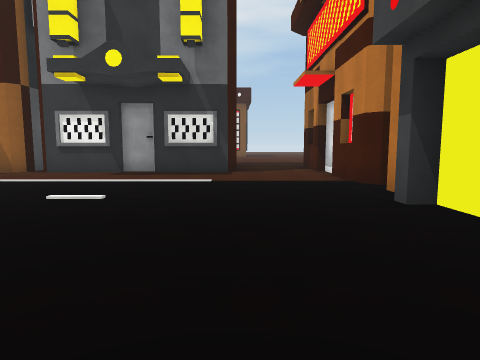
View 1 (above)

19 first-person views from a walk through a 3-D level made in the Unity game engine. The camera is 1.4 m above the floor, tilts 6° down and sees 75° across. The floor is counted in squares, 2 m on a side. Each view is taken from the middle of a square. On the plan, view 1 faces up. The plan holds only what a view shows up to about 10 squares ahead; the rest is blank. The place goes on beyond the plan. Some surface patterns are stand-ins.

View 2
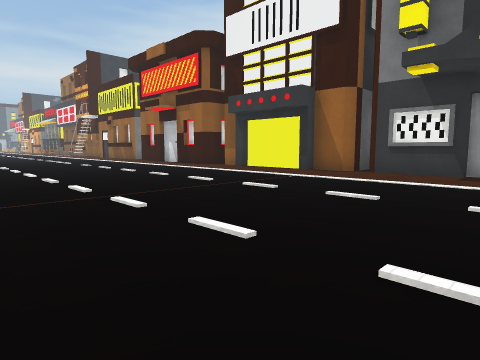

View 3
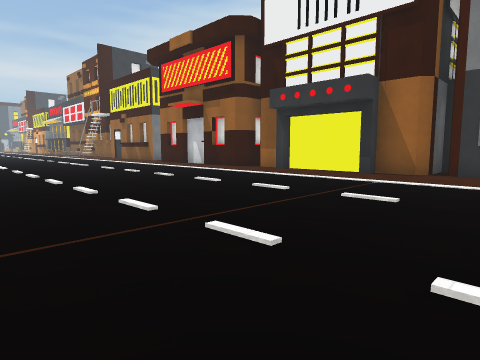

View 4
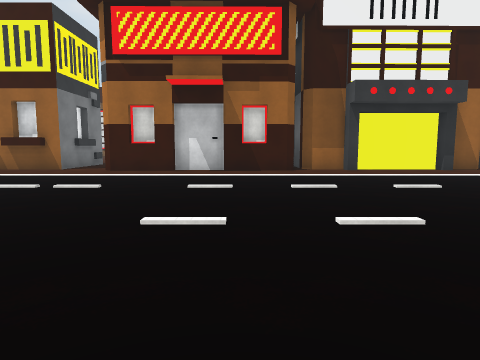

View 5
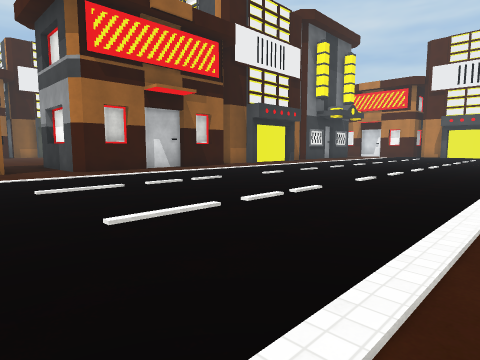

View 6
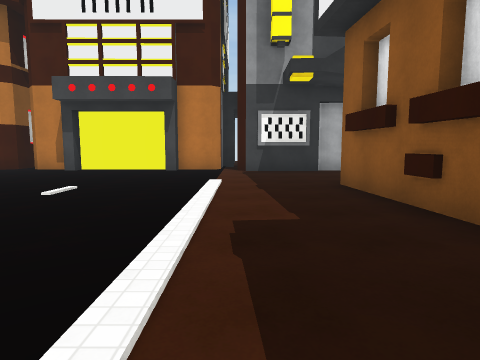

View 7
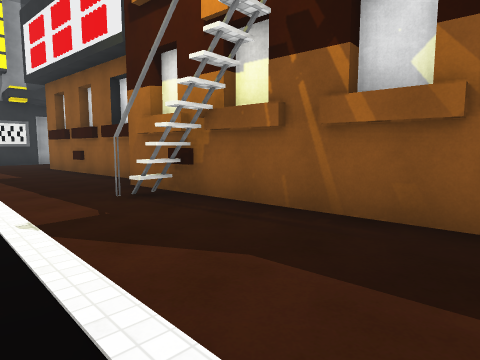

View 8
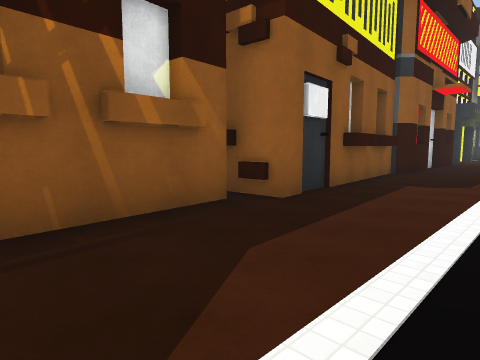

View 9
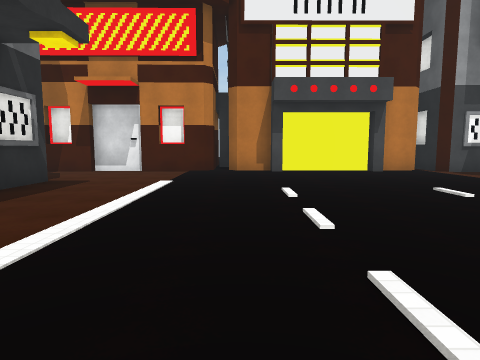

View 10
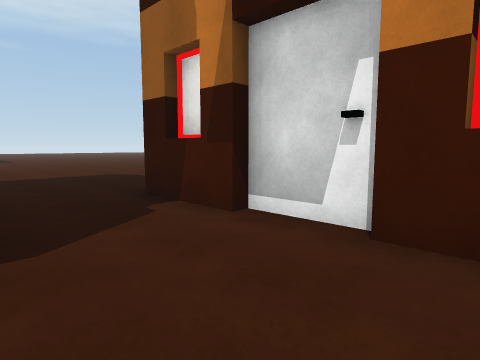

View 11
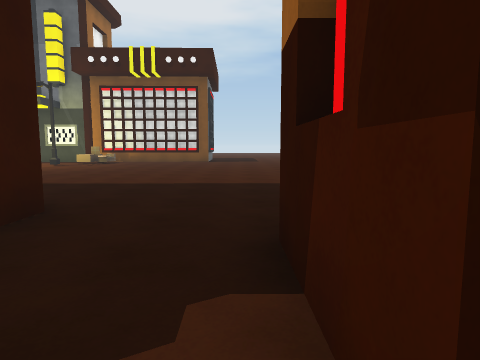

View 12
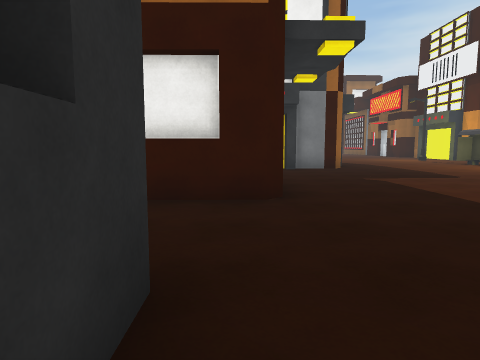

View 13
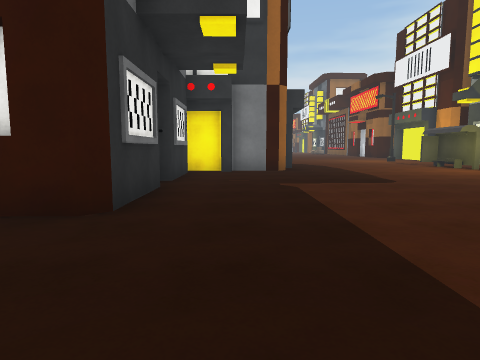

View 14
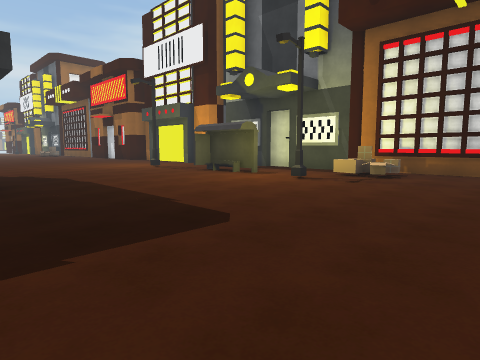

View 15
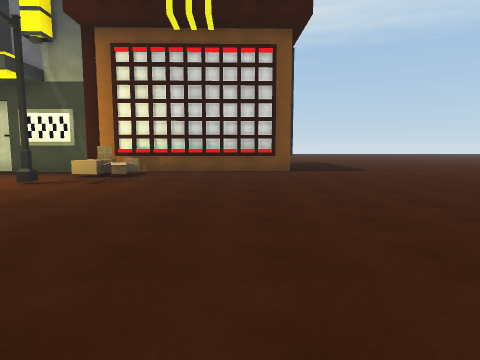

View 16
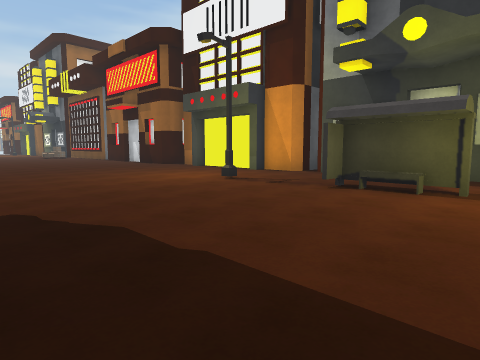

View 17
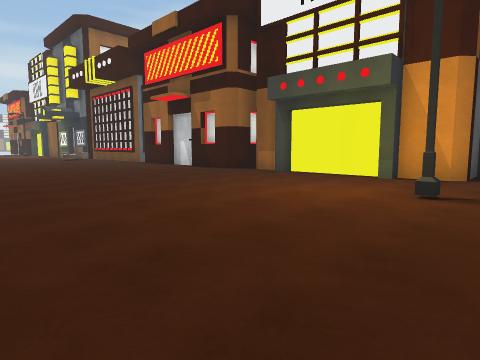

View 18
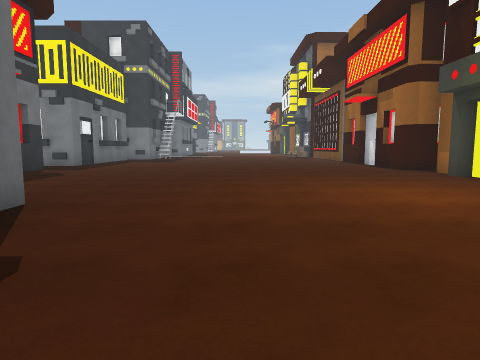

View 19
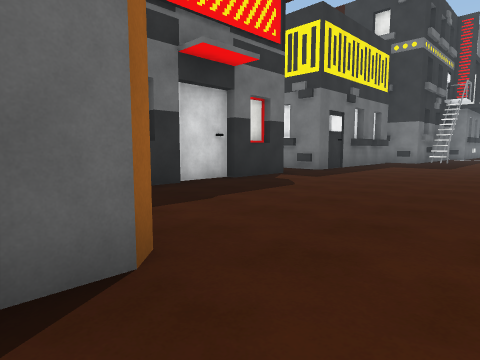

### Floor plan
Points are (right, up) in squares from view 1. A wall is a line through its corners. A room is listed if a view was taken in it or the views show most of it. See-through windows are left out.
Room 1 (views 1, 2, 3, 4, 5, 6, 7, 8, 9, 10, 11)
walls: (-8.8, -2.1) (-8.3, -2); (-9.3, -2.4) (-8.6, -2.3); (-10.3, 8.4) (-10.8, 8.4); (-9.3, -2.6) (-8.4, -2.5); (-9, -2.8) (-9, -2.1); (-9.2, -3) (-9.3, -2.1); (-7.8, 9) (-10.3, 9); (-7.5, 9) (-7.5, 8.5); (-10.7, 9) (-11.8, 9); (-12.6, 8.3) (-14.6, 8.3); (-6.2, 9.1) (-7.5, 9); (-6.1, -3.3) (-1, -2.9); (-13, -3.2) (-7.2, -2.8); (-14.5, 8.6) (-16.1, 8.6); (-6.3, 10.6) (-6.2, 9.1) (-6.6, 8.8); (-3.5, 9.1) (-5.6, 9.1) (-5.9, 9.4); (-16, 8.3) (-17.9, 8.3) (-18.1, 8.5) (-18.1, 10.4); (-2.4, 9.4) (-3.6, 9.4); (-16.5, 8.6) (-17.2, 8.5); (-16.9, -2.7) (-15.7, -2.6); (0, 9.4) (-0.3, 9.1) (-2.5, 9.1); (1.9, 1.1) (2.4, 1.1) (2.4, 3.8) (1.9, 3.8); (-18.7, -2.9) (-17.4, -2.8); (2.4, 4.1) (2.4, 5.2); (2.4, 5.8) (2.3, 7.9); (2.5, -0.2) (2.4, 0.9); (-19.6, 8.9) (-21.6, 8.9); (2.6, 6.7) (2.6, 7.4); (-0.4, 11.8) (-0.4, 10.7); (-20.1, 8.5) (-21.3, 8.5); (2.2, -2.4) (2.2, -1.2) (2.5, -0.9); (2.6, 7.9) (2.6, 9.4); (2.3, 9.3) (2.3, 11.6); (-0.1, 12.4) (-0.1, 10.7); (-21.2, -2.8) (-19.3, -2.8) (-19, -3.1) (-13.6, -2.7) (-13.5, -3.8); (2.6, 10.1) (2.6, 10.7)
low walls: (-8.7, -2.8) (-8.8, -2.1)
ways out: opening at (-19, 11) to room 2; opening at (1.5, 11.5) to room 2; opening at (0.5, -3)
Room 2 (views 12, 13, 14, 15, 16, 17, 18, 19)
walls: (-6.6, 15.5) (-6.3, 15.2) (-6.3, 13.8); (-6.3, 13.5) (-6.3, 12.4); (-12.1, 15) (-11.8, 15.4) (-11.2, 15.4); (-5.6, 12.6) (-3.5, 12.6); (-10.5, 23.7) (-10.9, 24.1); (-5.2, 23.7) (-7.5, 23.7); (-11.2, 23.9) (-11.5, 23.6) (-12.5, 23.6) (-12.5, 23.2); (-12.8, 23.6) (-15.4, 23.5) (-15.4, 23.1) (-15.8, 23.1); (-2.6, 12.6) (-0.4, 12.6) (-0.1, 12.4); (-14.6, 11.8) (-13.9, 11.8); (-15.9, 23.5) (-16.8, 23.5); (-16, 11.6) (-14.6, 11.6); (0.5, 24.2) (-5.2, 24) (-5.4, 23.9); (-17.3, 24) (-17.3, 23.2) (-17.5, 23.1) (-18.1, 23.1); (-18, 11.8) (-16, 11.8); (2.3, 11.6) (3.5, 11.6); (-20.1, 11.8) (-19.6, 11.8) (-19.6, 11.4)
ways out: opening at (-19, 11) to room 1; opening at (1.5, 11.5) to room 1
objects: other object (-9, 21) to (-7, 21); other object (-5, 23); box (-4, 22); box (-4, 23)

Positions as (right, up) in squares from view 1, and headings:
1: (0, 0), facing up
2: (-2, 0), facing up-left
3: (-4, 0), facing up-left
4: (-14, -1), facing up
5: (-21, -1), facing up-right
6: (-7, -1), facing right
7: (-13, 0), facing down-right
8: (-10, 0), facing down-left
9: (-7, 5), facing right
10: (0, 7), facing up-right
11: (2, 9), facing up
12: (4, 12), facing left
13: (3, 14), facing left
14: (-1, 15), facing up-left
15: (-1, 15), facing up
16: (-6, 16), facing up-left
17: (-10, 16), facing up-left
18: (-8, 18), facing left
19: (-11, 17), facing down-left
